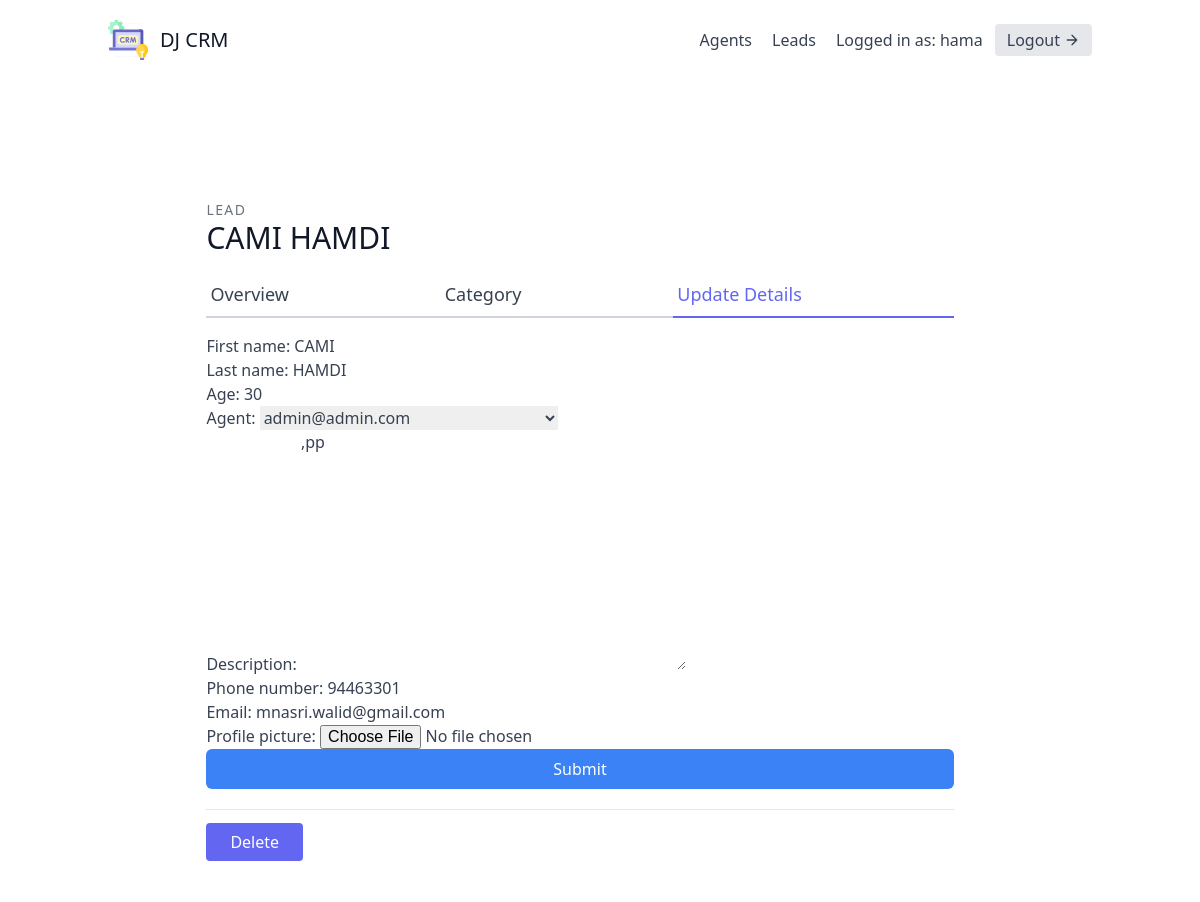
The page /leads/4/update/ (signed in) on the database its author committed.
### leads/models.py (models this page shows, shortened)
class User(AbstractUser):
    is_organisor = models.BooleanField(default=True)
    is_agent = models.BooleanField(default=False)

class Lead(models.Model):
    first_name = models.CharField(max_length=20)
    last_name = models.CharField(max_length=20)
    age = models.IntegerField(default=0)
    organisation = models.ForeignKey(UserProfile, on_delete=models.CASCADE)
    agent = models.ForeignKey("Agent", null=True, blank=True, on_delete=models.SET_NULL)
    category = models.ForeignKey("Category", related_name="leads", null=True, blank=True, on_delete=models.SET_NULL)
    description = models.TextField()
    date_added = models.DateTimeField(auto_now_add=True)
    phone_number = models.CharField(max_length=20)
    email = models.EmailField()
    profile_picture = models.ImageField(null=True, blank=True, upload_to="profile_pictures/")
    converted_date = models.DateTimeField(null=True, blank=True)
    objects = LeadManager()

### leads/views.py (the view, shortened to what this page needs)
# urls.py: path('<int:pk>/update/', LeadUpdateView.as_view(), name='lead-update'),
class LeadUpdateView(OrganisorAndLoginRequiredMixin, generic.UpdateView):
    template_name = "leads/lead_update.html"
    form_class = LeadModelForm
    def get_queryset(self):
        user = self.request.user
        return Lead.objects.filter(organisation=user.userprofile)

### leads/forms.py (shortened to what this page needs)
class LeadModelForm(forms.ModelForm):
    class Meta:
        model = Lead
        fields = (
            'first_name',
            'last_name',
            'age',
            'agent',
            'description',
            'phone_number',
            'email',
            'profile_picture'
        )

### agents/mixins.py (called while the page is built)
    def dispatch(self, request, *args, **kwargs):
        if not request.user.is_authenticated or not request.user.is_organisor:
            return redirect("leads:lead-list")
        return super().dispatch(request, *args, **kwargs)

### leads/models.py (called while the page is built)
    def get_queryset(self):
        return super().get_queryset()

    def __str__(self):
        return self.user.email

### leads/templates/leads/lead_update.html (shortened to what this page needs)
{% extends "base.html" %}
{% load tailwind_filters %}
{% block content %}
<section class="text-gray-700 body-font overflow-hidden">
    <div class="container px-5 py-24 mx-auto">
      <div class="lg:w-4/5 mx-auto flex flex-wrap">
        <div class="w-full lg:pr-10 lg:py-6 mb-6 lg:mb-0">
            <h2 class="text-sm title-font text-gray-500 tracking-widest">LEAD</h2>
            <h1 class="text-gray-900 text-3xl title-font font-medium mb-4">{{ lead.first_name }} {{ lead.last_name }}</h1>
            <div class="flex mb-4">
                <a href="{% url 'leads:lead-detail' lead.pk %}" class="flex-grow border-b-2 border-gray-300 py-2 text-lg px-1">
                    Overview
                </a>
                <a href="{% url 'leads:lead-category-update' lead.pk %}" class="flex-grow border-b-2 border-gray-300 py-2 text-lg px-1">
                    Category
                </a>
                <a href="{% url 'leads:lead-update' lead.pk %}" class="flex-grow text-indigo-500 border-b-2 border-indigo-500 py-2 text-lg px-1">
                    Update Details
                </a>
            </div>
            <form method="post" enctype="multipart/form-data">
                {{ form|crispy }}
                <button type="submit" class="w-full text-white bg-blue-500 hover:bg-blue-600 px-3 py-2 rounded-md">Submit</button>
            </form>
            <div class="mt-5 py-5 border-t border-gray-200">
                <a href="{% url 'leads:lead-delete' lead.pk %}" class="w-1/2 mt-3 text-white bg-indigo-500 border-0 py-2 px-6 focus:outline-none hover:bg-indigo-600 rounded">
                    Delete
                </a>
            </div>
        </div>
      </div>
    </div>
  </section>
{% endblock content %}

### templates/navbar.html (shortened to what this page needs)
<header class="text-gray-700 body-font">
    <div class="container mx-auto flex flex-wrap p-5 flex-col md:flex-row items-center">
      <a href="{% url 'dashboard' %}" class="flex title-font font-medium items-center text-gray-900 mb-4 md:mb-0">
        <span class="ml-3 text-xl">DJ CRM</span>
      </a>
      <nav class="md:ml-auto flex flex-wrap items-center text-base justify-center">
        {% if not request.user.is_authenticated %}
          <a href="{% url 'signup' %}" class="mr-5 hover:text-gray-900">Signup</a>
        {% else %}
          {% if request.user.is_organisor %}
          <a href="{% url 'agents:agent-list' %}" class="mr-5 hover:text-gray-900">Agents</a>
          {% endif %}
          <a href="{% url 'leads:lead-list' %}" class="mr-5 hover:text-gray-900">Leads</a>
        {% endif %}
      </nav>
      {% if request.user.is_authenticated %}
        Logged in as: {{ request.user.username }}
        <a href="{% url 'logout' %}" class="ml-3 inline-flex items-center bg-gray-200 border-0 py-1 px-3 focus:outline-none hover:bg-gray-300 rounded text-base mt-4 md:mt-0">
          Logout
            <svg fill="none" stroke="currentColor" stroke-linecap="round" stroke-linejoin="round" stroke-width="2" class="w-4 h-4 ml-1" viewBox="0 0 24 24">
                <path d="M5 12h14M12 5l7 7-7 7"></path>
            </svg>
        </a>
      {% endif %}
    </div>
</header>

### rows shown on the page
User: user.username "hama"
Lead: first_name "CAMI", last_name "HAMDI", age "30", agent "admin@admin.com", description ",pp", phone_number "94463301"
User: email "mnasri.walid@gmail.com"
